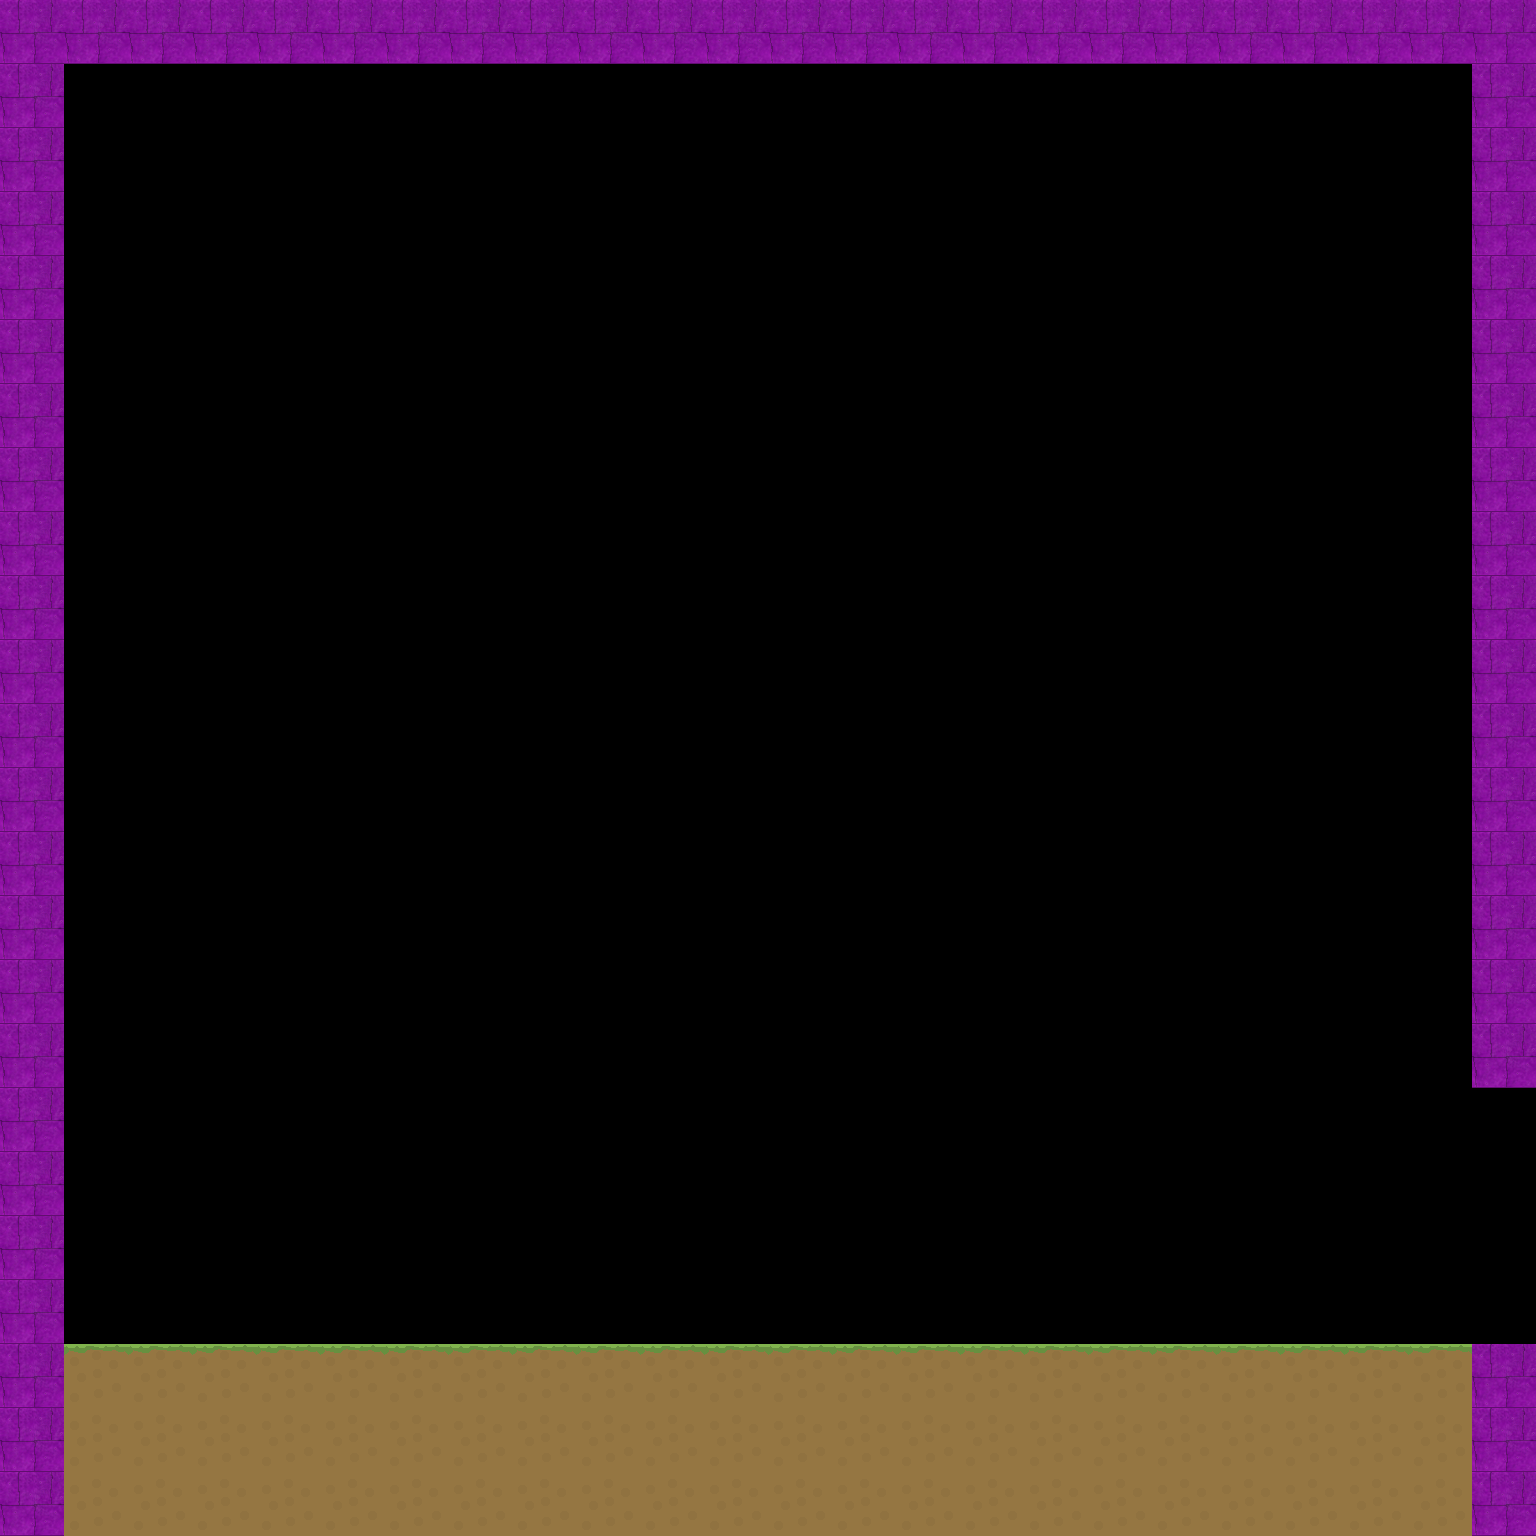

This is a level from a 2D game, rendered from its Tiled map with the project's own tilesets. A one-line summary and the complete map file follow:
An orthogonal 24x24 tile map with 64x64 px tiles, 1 tile layer (Tile Layer 1).

<map version="1.0" tiledversion="1.1.1" orientation="orthogonal" renderorder="right-down" width="24" height="24" tilewidth="64" tileheight="64" infinite="0" nextobjectid="1">
 <tileset firstgid="1" source="Tileset1.tsx" />
 <layer name="Tile Layer 1" width="24" height="24">
  <data encoding="csv">
3,3,3,3,3,3,3,3,3,3,3,3,3,3,3,3,3,3,3,3,3,3,3,3,
3,0,0,0,0,0,0,0,0,0,0,0,0,0,0,0,0,0,0,0,0,0,0,3,
3,0,0,0,0,0,0,0,0,0,0,0,0,0,0,0,0,0,0,0,0,0,0,3,
3,0,0,0,0,0,0,0,0,0,0,0,0,0,0,0,0,0,0,0,0,0,0,3,
3,0,0,0,0,0,0,0,0,0,0,0,0,0,0,0,0,0,0,0,0,0,0,3,
3,0,0,0,0,0,0,0,0,0,0,0,0,0,0,0,0,0,0,0,0,0,0,3,
3,0,0,0,0,0,0,0,0,0,0,0,0,0,0,0,0,0,0,0,0,0,0,3,
3,0,0,0,0,0,0,0,0,0,0,0,0,0,0,0,0,0,0,0,0,0,0,3,
3,0,0,0,0,0,0,0,0,0,0,0,0,0,0,0,0,0,0,0,0,0,0,3,
3,0,0,0,0,0,0,0,0,0,0,0,0,0,0,0,0,0,0,0,0,0,0,3,
3,0,0,0,0,0,0,0,0,0,0,0,0,0,0,0,0,0,0,0,0,0,0,3,
3,0,0,0,0,0,0,0,0,0,0,0,0,0,0,0,0,0,0,0,0,0,0,3,
3,0,0,0,0,0,0,0,0,0,0,0,0,0,0,0,0,0,0,0,0,0,0,3,
3,0,0,0,0,0,0,0,0,0,0,0,0,0,0,0,0,0,0,0,0,0,0,3,
3,0,0,0,0,0,0,0,0,0,0,0,0,0,0,0,0,0,0,0,0,0,0,3,
3,0,0,0,0,0,0,0,0,0,0,0,0,0,0,0,0,0,0,0,0,0,0,3,
3,0,0,0,0,0,0,0,0,0,0,0,0,0,0,0,0,0,0,0,0,0,0,3,
3,0,0,0,0,0,0,0,0,0,0,0,0,0,0,0,0,0,0,0,0,0,0,0,
3,0,0,0,0,0,0,0,0,0,0,0,0,0,0,0,0,0,0,0,0,0,0,0,
3,0,0,0,0,0,0,0,0,0,0,0,0,0,0,0,0,0,0,0,0,0,0,0,
3,0,0,0,0,0,0,0,0,0,0,0,0,0,0,0,0,0,0,0,0,0,0,0,
3,1,1,1,1,1,1,1,1,1,1,1,1,1,1,1,1,1,1,1,1,1,1,3,
3,2,2,2,2,2,2,2,2,2,2,2,2,2,2,2,2,2,2,2,2,2,2,3,
3,2,2,2,2,2,2,2,2,2,2,2,2,2,2,2,2,2,2,2,2,2,2,3
</data>
 </layer>
</map>
